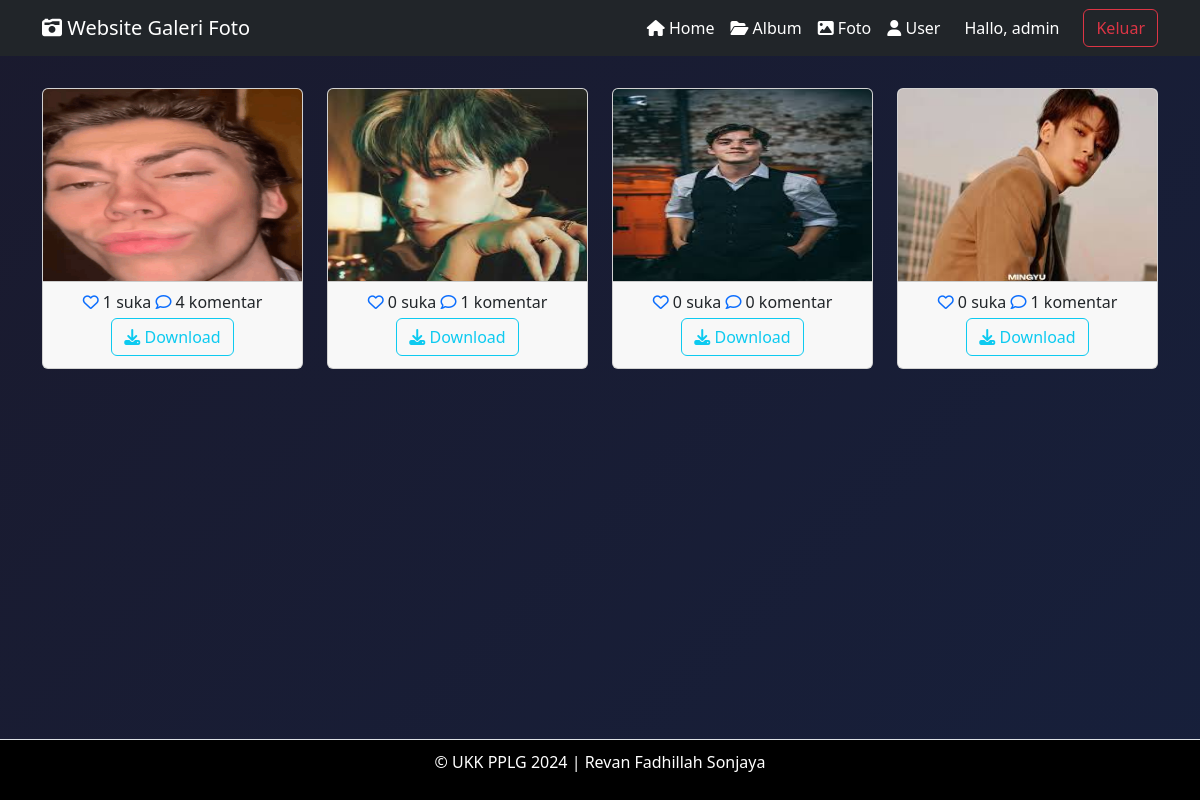
Screenshot of /admin/admin_index.php (signed in) with the database file from the repository.
### tables this page shows
CREATE TABLE `user` (
  `id_user` int(11) NOT NULL,
  `username` varchar(225) DEFAULT NULL,
  `password` varchar(225) DEFAULT NULL,
  `email` varchar(225) DEFAULT NULL,
  `nama` varchar(255) DEFAULT NULL,
  `alamat` text DEFAULT NULL,
  `role` enum('admin','user') DEFAULT 'user'
);

CREATE TABLE `foto` (
  `id_foto` int(11) NOT NULL,
  `judul_foto` varchar(225) DEFAULT NULL,
  `deskripsi_foto` text DEFAULT NULL,
  `tanggal_unggah` date DEFAULT NULL,
  `lokasi_file` varchar(255) DEFAULT NULL,
  `id_album` int(11) DEFAULT NULL,
  `id_user` int(11) DEFAULT NULL
);

### admin/admin_index.php (the view, shortened to what this page needs)
<?php
include '../config/koneksi.php';
$id_user = $_SESSION['id_user'];
$query_user = mysqli_query($koneksi, "SELECT nama FROM user WHERE id_user = '$id_user'");
$user_data = mysqli_fetch_array($query_user);
$user_name = $user_data['nama'];
?>
<!DOCTYPE html>
<html lang="en">
<head>
  <link rel="stylesheet" type="text/css" href="../assets/css/bootstrap.min.css">
  <link rel="stylesheet" href="https://cdnjs.cloudflare.com/ajax/libs/font-awesome/6.5.1/css/all.min.css" />
  <link rel="stylesheet" href="assets/css1/style.css">
</head>
<body>
  <nav class="navbar navbar-expand-lg navbar-light bg-dark">
    <div class="container">
      <a class="navbar-brand text-white" href="admin_index.php"><i class="fa fa-camera-retro"></i> Website Galeri Foto</a>
      <div class="collapse navbar-collapse" id="navbarNav">
        <ul class="navbar-nav ms-auto">
          <li class="nav-item">
            <a class="nav-link text-white" href="admin_home.php"><i class="fa fa-home"></i> Home</a>
          </li>
          <li class="nav-item">
            <a class="nav-link text-white" href="admin_album.php"><i class="fa fa-folder-open"></i> Album</a>
          </li>
          <li class="nav-item">
            <a class="nav-link text-white" href="admin_foto.php"><i class="fa fa-image"></i> Foto</a>
          </li>
          <li class="nav-item">
            <a class="nav-link text-white" href="admin_pengguna.php"><i class="fa fa-user"></i> User</a>
          </li>
        </ul>
        <span class="navbar-text text-white ms-3">
          Hallo, <?php echo $user_name; ?>
        </span>
        <a href="../config/aksi_logout.php" class="btn btn-outline-danger ml-2 ms-4">Keluar</a>
      </div>
    </div>
  </nav>
  <div class="container mt-2">
    <div class="row">
      <?php
      $query = mysqli_query($koneksi, "SELECT * FROM foto
                                        INNER JOIN user ON foto.id_user = user.id_user
                                        INNER JOIN album ON foto.id_album = album.id_album");
      while ($data = mysqli_fetch_array($query)) {
      ?>
        <div class="col-md-3">
          <a type="button" data-bs-toggle="modal" data-bs-target="#komentar<?php echo $data['id_foto'] ?>">
            <div class="card mb-2">
              <img style="height: 12rem;" src="../assets/img/<?php echo $data['lokasi_file'] ?>" class="card-img-top" title="<?php echo $data['judul_foto'] ?>">
              <div class="card-footer text-center">
                <?php
                $id_foto = $data['id_foto'];
                $cek_suka = mysqli_query($koneksi, "SELECT * FROM like_foto WHERE id_foto='$id_foto' AND id_user='$id_user'");
                if (mysqli_num_rows($cek_suka) == 1) { ?>
                  <a href="../config/proses_like.php?id_foto=<?php echo $data['id_foto'] ?>" type="submit" name="batal_suka"><i class="fa fa-heart"></i></a>
                <?php } else { ?>
                  <a href="../config/proses_like.php?id_foto=<?php echo $data['id_foto'] ?>" type="submit" name="suka"><i class="fa-regular fa-heart"></i></a>
                <?php }
                $like = mysqli_query($koneksi, "SELECT * FROM like_foto WHERE id_foto='$id_foto'");
                echo mysqli_num_rows($like) . ' suka';
                ?>
                <a href="" type="button" data-bs-toggle="modal" data-bs-target="#komentar<?php echo $data['id_foto'] ?>"><i class="fa-regular fa-comment"></i></a>
                <?php
                $jml_komen = mysqli_query($koneksi, "SELECT * FROM komentar_foto WHERE id_foto='$id_foto'");
                echo mysqli_num_rows($jml_komen) . ' komentar';
                ?>
                <a href="../assets/img/<?php echo $data['lokasi_file'] ?>" download class="btn btn-outline-info m-1">
                  <i class="fa fa-download"></i> Download
                </a>
              </div>
            </div>
          </a>
        </div>
      <?php } ?>
    </div>
  </div>
  <footer class="d-flex justify-content-center border-top mt-3" style="background-color: #000000; color: #ffffff; position: fixed; bottom: 0; width: 100%; padding: 10px 0;">
    <p>&copy; UKK PPLG 2024 | Revan Fadhillah Sonjaya</p>
  </footer>
</body>
</html>

### assets/css1/style.css (style rules this page uses)
body { height: 100vh; margin: 0; background: linear-gradient(135deg, #1a1a2e, #16213e, #0f3460, #e94560, #ff6f61); background-size: 500% 500%; animation: gradient 15s ease infinite; }
.container { overflow: hidden; }

### rows the page displays
user: nama "admin"
foto: lokasi_file (picture), mysqli_num_rows($like) "1", mysqli_num_rows($jml_komen) "4"
foto: lokasi_file (picture), mysqli_num_rows($like) "0", mysqli_num_rows($jml_komen) "1"
foto: lokasi_file (picture), mysqli_num_rows($like) "0", mysqli_num_rows($jml_komen) "0"
foto: lokasi_file (picture), mysqli_num_rows($like) "0", mysqli_num_rows($jml_komen) "1"
